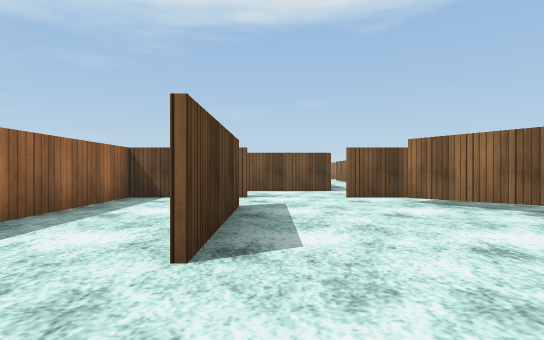
view 1 (above)

17 first-person views from a walk through a Unity game level. The camera is 0.55 m above the floor, looks level and sees 80° across. The floor is counted in squares, 1 m on a side. Each view is taken from the middle of a square. On the plan, view 1 faces up. The plan holds only what a view shows up to about 9 squares ahead; the rest is blank. Some surface patterns are stand-ins.

view 2
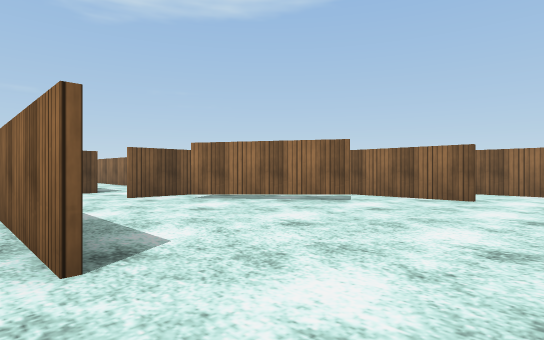

view 3
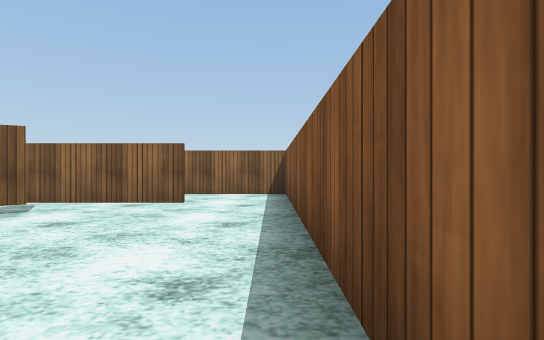

view 4
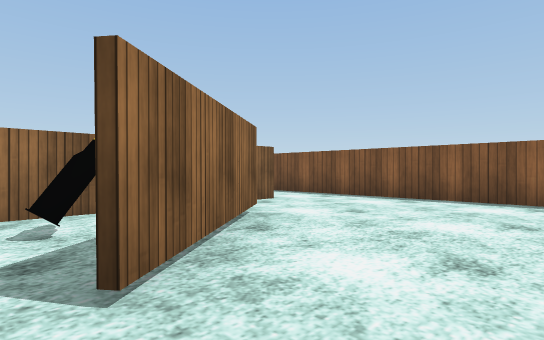

view 5
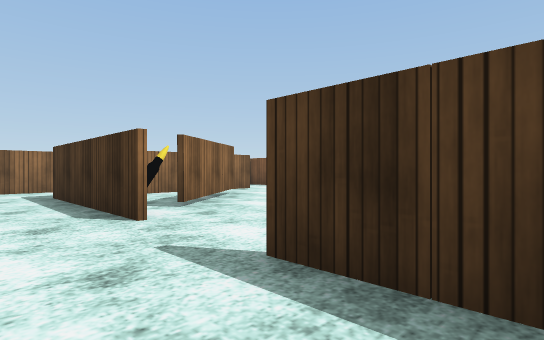

view 6
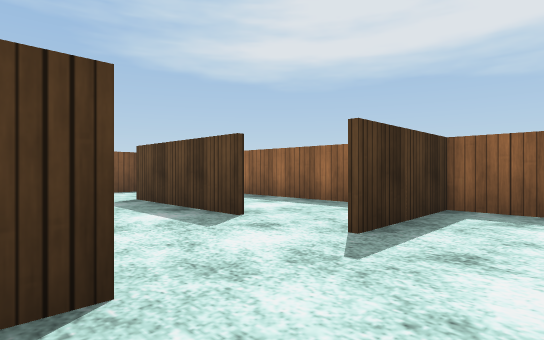

view 7
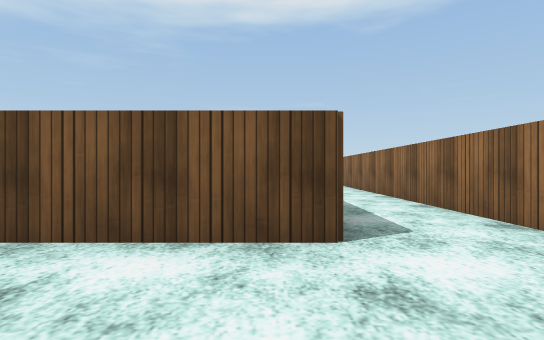

view 8
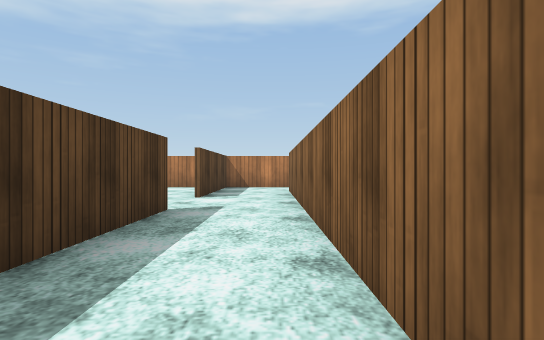

view 9
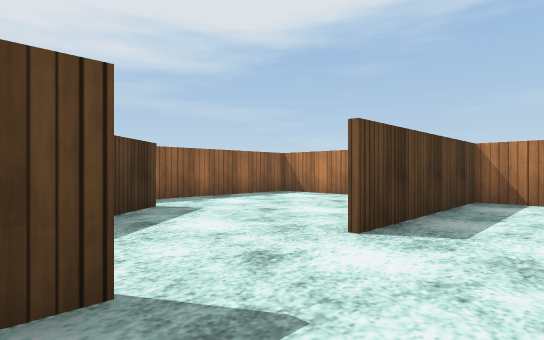

view 10
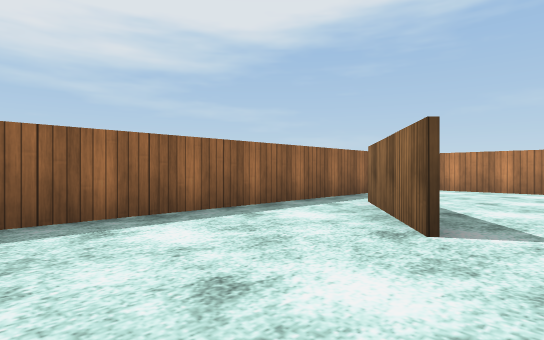

view 11
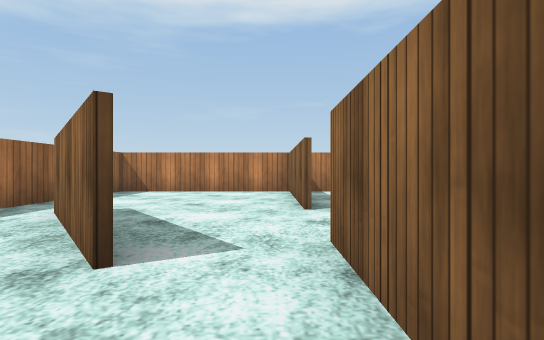

view 12
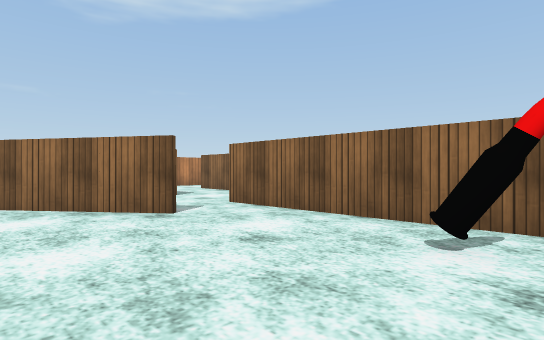

view 13
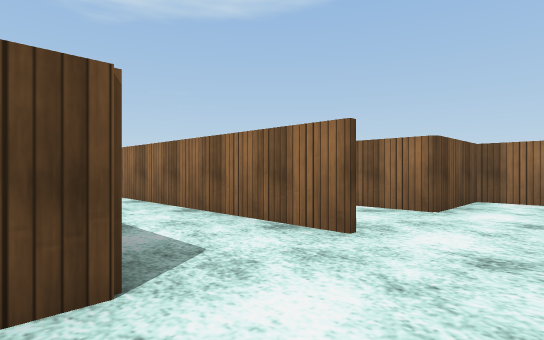

view 14
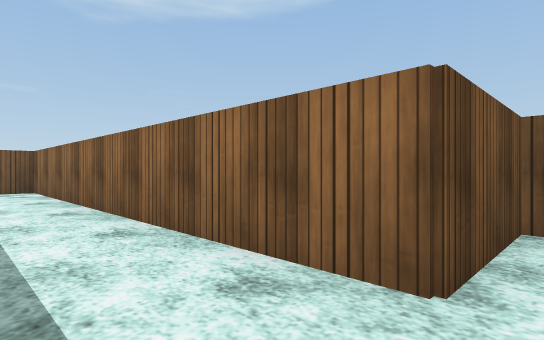

view 15
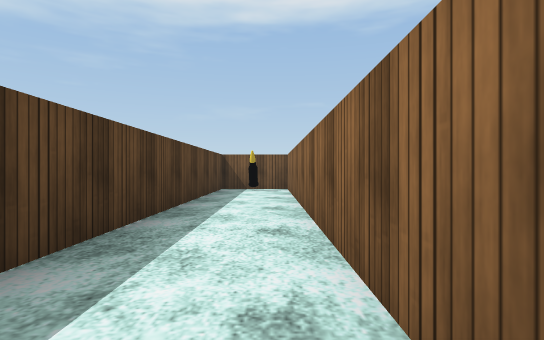

view 16
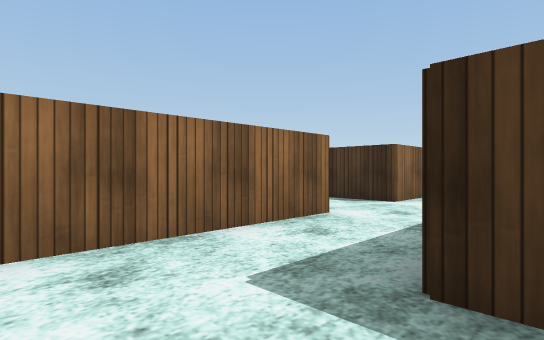

view 17
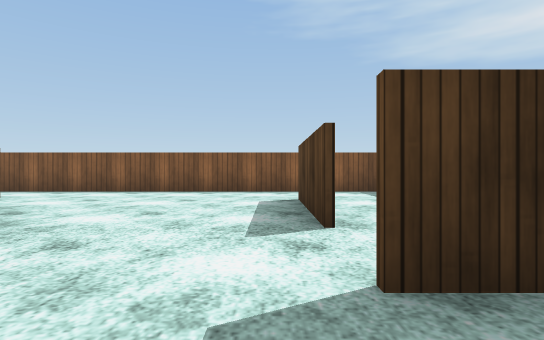

### Floor plan
Ten units are one square. View 1 is at (0, 0); x grows to the right and y downward. Boxes are objects, and circles mark ways between rooms. Rooms are numbered by the first view taken in them; rooms with no view inside come last. Other rooms are left out.
<svg viewBox="-34 -198 124 206">
<path fill="none" stroke="#000" d="M42 -31 23 -56M-5 -50 -5 -19M30 -64 15 -64M55 -15 55 -34M-5 -64 -15 -64M-16 3 54 3M-29 -65 -15 -65M16 -135 16 -106M35 -85 35 -155M15 -65 34 -65M1 -127 -18 -152M15 -92 15 -135M-29 -150 -29 -102M65 -84 55 -84 55 -174 48 -174M36 -164 36 -96M74 -74 74 -84M34 -65 56 -65M16 -84 -11 -84M-15 -65 -5 -65M15 -155 15 -191M-18 -153 -11 -144M26 -193 -29 -193 -29 -150M-6 -19 -6 -46M-28 3 -16 3M-15 -64 -29 -64M-29 -76 -29 -21M74 -44 74 -74M74 -16 74 -25M74 -84 65 -84M55 -34 55 -56M54 3 74 3 74 -16M16 -174 16 -155M35 -155 35 -175"/>
<rect x="-5" y="-105" width="10" height="10" fill="#bbb"><title>other object</title></rect>
<rect x="35" y="-175" width="20" height="10" fill="#bbb"><title>other object</title></rect>
<rect x="35" y="-55" width="10" height="10" fill="#bbb"><title>other object</title></rect>
<circle cx="5" cy="-70" r="3" fill="#2a7"/>
<circle cx="-10" cy="-5" r="3" fill="#2a7"/>
<circle cx="-10" cy="-55" r="3" fill="#2a7"/>
<circle cx="40" cy="-50" r="3" fill="#2a7"/>
<circle cx="60" cy="-5" r="3" fill="#2a7"/>
<circle cx="-20" cy="-90" r="3" fill="#2a7"/>
<circle cx="-10" cy="-80" r="3" fill="#2a7"/>
<circle cx="40" cy="-80" r="3" fill="#2a7"/>
<circle cx="20" cy="-80" r="3" fill="#2a7"/>
<circle cx="20" cy="-145" r="3" fill="#2a7"/>
<circle cx="30" cy="-160" r="3" fill="#2a7"/>
<circle cx="-20" cy="-150" r="3" fill="#2a7"/>
<circle cx="10" cy="-130" r="3" fill="#2a7"/>
<circle cx="70" cy="-25" r="3" fill="#2a7"/>
<text x="20" y="-30">1</text>
<text x="-20" y="-80">2</text>
<text x="30" y="-120">3</text>
<text x="-10" y="-110">4</text>
<text x="50" y="-120">5</text>
<text x="0" y="-80">6</text>
<text x="0" y="-170">7</text>
<text x="-20" y="-30">8</text>
<text x="70" y="-50">9</text>
<text x="40" y="-50">10</text>
<text x="60" y="-10">11</text>
<text x="30" y="-170">12</text>
</svg>
Room 1 opens to room 6. Room 1 opens to room 8. Room 1 opens to room 10. Room 1 opens to room 11. Room 2 opens to room 4. Room 2 opens to room 6. Room 3 opens to room 5. Room 3 opens to room 6. Room 3 opens to room 7. Room 3 opens to room 12. Room 4 opens to room 7. Room 9 opens to room 11.

Where each view was taken, in squares from view 1:
view 1: 0 up, 0 right, facing up
view 2: 0 up, 1 left, facing up-right
view 3: 0 up, 0 right, facing right
view 4: 6 up, 1 right, facing down-right
view 5: 8 up, 2 left, facing down-right
view 6: 8 up, 2 right, facing down-left
view 7: 6 up, 1 right, facing up
view 8: 9 up, 3 right, facing up
view 9: 13 up, 3 right, facing up-left
view 10: 10 up, 1 right, facing up-left
view 11: 11 up, 1 right, facing up
view 12: 9 up, 2 left, facing up-right
view 13: 7 up, 1 right, facing up-right
view 14: 8 up, 4 right, facing up-right
view 15: 8 up, 5 right, facing up
view 16: 8 up, 5 right, facing down-right
view 17: 8 up, 0 right, facing down
